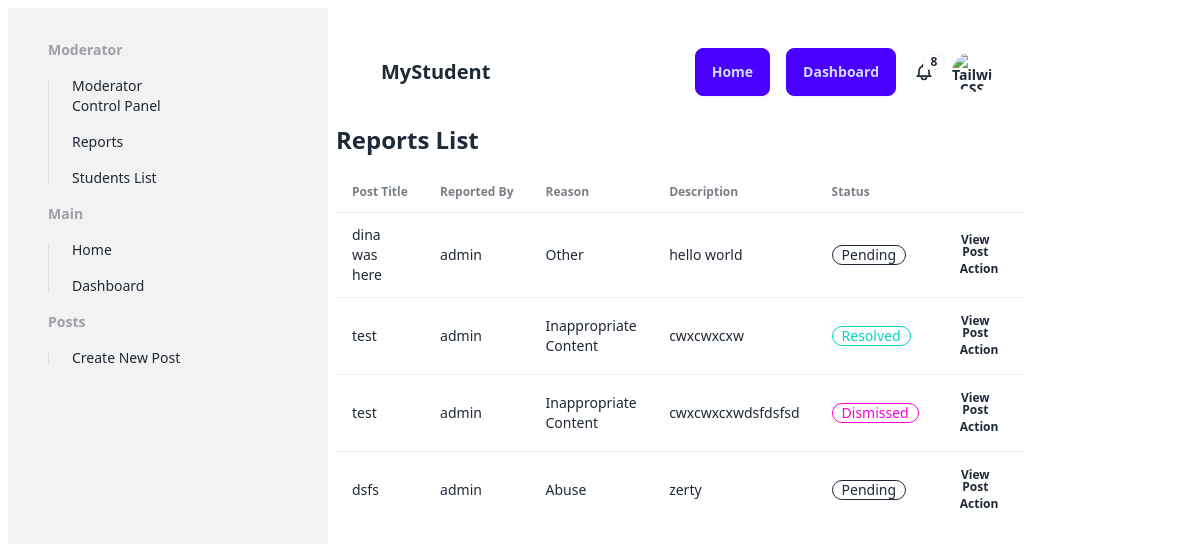
The page /modcp/reports/ (signed in) on the database its author committed.
### core/models.py (models this page shows, shortened)
class Report(models.Model):
    STATUS_CHOICES = (
        ('pending', 'Pending'),
        ('resolved', 'Resolved'),
        ('dismissed', 'Dismissed'),
    )
    REASON_CHOICES = (
        ('spam', 'Spam'),
        ('inappropriate', 'Inappropriate Content'),
        ('abuse', 'Abuse'),
        ('other', 'Other'),
    )
    post = models.ForeignKey('Post', on_delete=models.CASCADE)
    reporter = models.ForeignKey(User, on_delete=models.CASCADE)
    reason = models.CharField(max_length=20, choices=REASON_CHOICES)
    description = models.TextField(blank=True)
    status = models.CharField(max_length=20, choices=STATUS_CHOICES, default='pending')
    created_at = models.DateTimeField(default=timezone.now)
    class Meta:
        verbose_name = 'Report'
        verbose_name_plural = 'Reports'

class Post(models.Model):
    TYPE_CHOICES = (
        (0, 'Offer'),
        (1, 'Request'),
    )
    id = models.AutoField(primary_key=True)
    type = models.IntegerField(choices=TYPE_CHOICES)
    title = models.CharField(max_length=255)
    description = models.TextField()
    image = models.ImageField(blank=True, upload_to='post_images/')
    creator = models.ForeignKey(User, on_delete=models.CASCADE)
    created_at = models.DateTimeField(auto_now_add=True)

### core/views.py (the view)
# urls.py: path('modcp/reports/', modcp_reports, name='modcp_reports'),
def modcp_reports(request):
    reports = Report.objects.all()
    form = ReportStatusForm()
    return render(request, 'modcp/reports.html', {'reports': reports, 'form': form})

### core/context_processors.py (called while the page is built)
def tailwind_version(request):
    return {'TAILWIND_VERSION': settings.TAILWIND_VERSION}

### core/templates/modcp/reports.html (shortened to what this page needs)
{% load static tailwind_tags %}
<!DOCTYPE html>
<html lang="en">
  <head>
    <link
      rel="stylesheet"
      href="https://cdnjs.cloudflare.com/ajax/libs/font-awesome/6.5.1/css/all.min.css"
    />
    {% tailwind_css %}
    <link rel="stylesheet" type="text/css" href="{% static 'css/main.css' %}" />
  </head>
  <body class="container">
    <div class="menu">{% include 'components/sidebar.html' %}</div>
    <div class="content">
      <div class="home_container">
        {% include 'components/navbar.html' %}
        <h1 class="text-2xl font-bold mb-4">Reports List</h1>
        <div class="overflow-x-auto">
            <table class="table">
              <thead>
                <tr>
                  <th>Post Title</th>
                  <th>Reported By</th>
                  <th>Reason</th>
                  <th>Description</th>
                  <th>Status</th>
                  <th></th>
                </tr>
              </thead>
              <tbody>
                {% for report in reports %}
                <tr>
                  <td>{{ report.post.title }}</td>
                  <td>{{ report.reporter.username }}</td>
                  <td>{{ report.get_reason_display }}</td>
                  <td>{{ report.description }}</td>
                  <td>
                    {% if report.status == 'pending' %}
                    <div class="badge badge-outline">Pending</div>
                    {% elif report.status == 'resolved' %}
                    <div class="badge badge-accent badge-outline">Resolved</div>
                    {% elif report.status == 'dismissed' %}
                    <div class="badge badge-secondary badge-outline">Dismissed</div>
                    {% endif %}
                </td>                  <th>
                    <a class="btn btn-ghost btn-xs mr-2" target="_blank" href="/post/{{ report.post.id }}/" >View Post</a>
                    <button onclick="document.getElementById('my_modal_{{report.pk}}').showModal()" class="btn btn-ghost btn-xs">Action</button>
                  </th>
                </tr>
                {% empty %}
                <tr>
                  <td colspan="7">No reported posts</td>
                </tr>
                {% endfor %}
              </tbody>
            </table>
          </div>
      </div>
  </body>
</html>

### core/static/css/main.css (style rules this page uses)
.container { display: flex; }
.menu { flex: 1; }
.content { flex: 4; }
.home_container { padding: 20px; border-radius: 10px; margin-top: 20px; }

### rows shown on the page
Report: post "dina was here", reporter.username "admin", reason "Other", description "hello world", status "Pending"
Report: post "test", reporter.username "admin", reason "Inappropriate Content", description "cwxcwxcxw", status "Resolved"
Report: post "test", reporter.username "admin", reason "Inappropriate Content", description "cwxcwxcxwdsfdsfsd", status "Dismissed"
Report: post "dsfs", reporter.username "admin", reason "Abuse", description "zerty", status "Pending"
